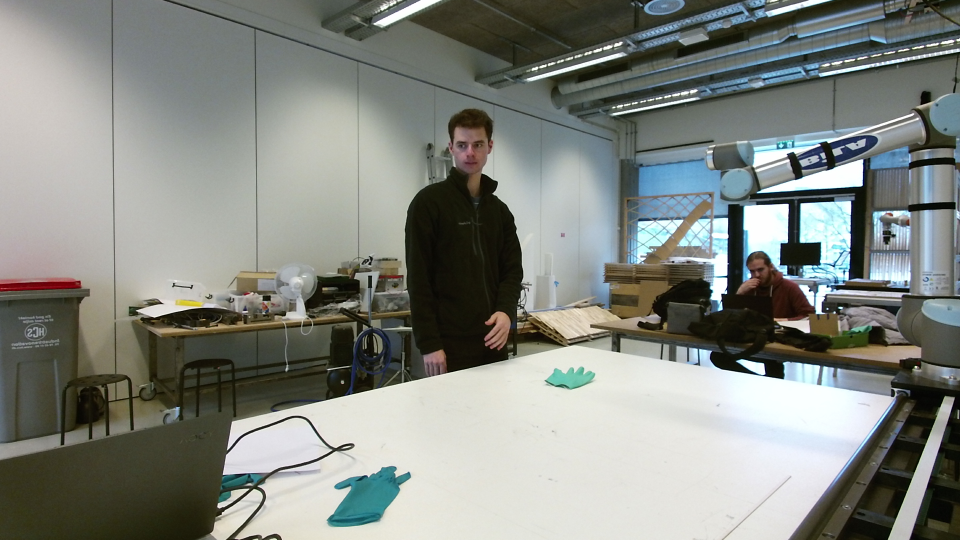
#> input picture Kinect/images/color/1170.png, 1920 x 1080 px (shown at 1/2 size)
$ python -i depth_video.py   (imports and definitions only)
#> lines starting #> are read from the running program, lines starting #| are printed output that depends on the picture
#> further down, picture is the input picture: shape (1080, 1920, 3); mean B, G, R 128.7, 134.8, 131.1
import numpy as np
import cv2
import scipy.ndimage
import skimage.feature as skifeat

LOWER_DEPTH_THRESHOLD = 700
HIGHER_DEPTH_THESHOLD = 2300

HIGHER_Y_CROP = 400
LOWER_Y_CROP = 20
HIGHER_X_CROP = 400
LOWER_X_CROP = 20

def conv2_8bit(img16):
    scaler2_8b = 255/(np.max(img16)+1)
#> scaler2_8b = 0.996
    return np.array(img16*scaler2_8b, np.uint8)


# [28 lines left out: functions conv2_8bit_detailed, fast_median_noise_reduction, erode_dilate_noise_reduction, not called in this run]

def find_human_blob(img16):
    #print("find human")
    params = cv2.SimpleBlobDetector_Params()

    params.filterByColor = True
    params.filterByArea = True
    params.filterByCircularity = False
    params.filterByConvexity = False

    params.minCircularity = 0.1
    params.maxCircularity = 1
    params.minArea = 10000
    params.maxArea = 5000000
    params.blobColor = 255

    detector = cv2.SimpleBlobDetector_create(params)

    rest, img_thresh = cv2.threshold(conv2_8bit(img16), 20,200,cv2.THRESH_BINARY)
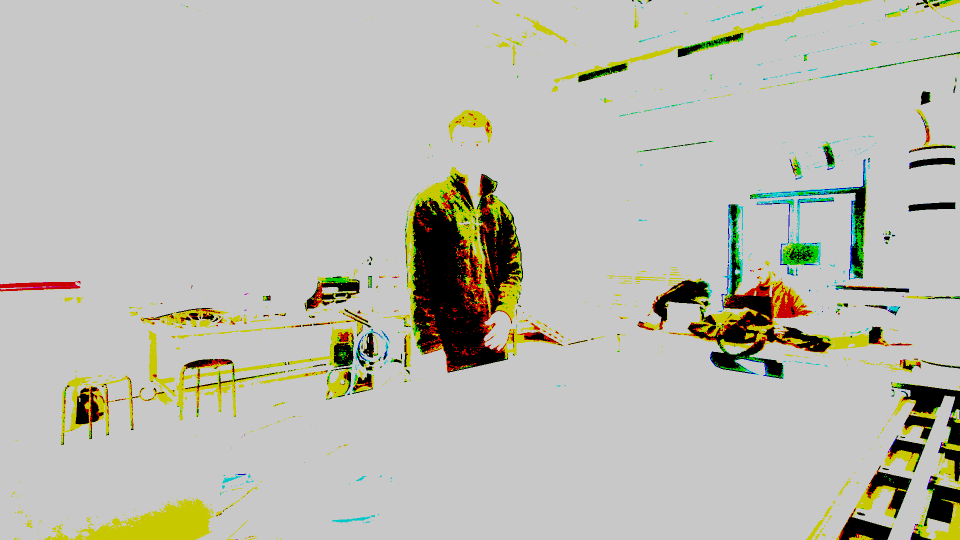
#> img_thresh: shape (1080, 1920, 3) (shown at 1/2 size); mean B, G, R 177.9, 187.5, 187.7
    #cv2.imshow("thres", img_thresh)

    keypoints = detector.detect(img_thresh)
#> keypoints = 1 keypoints; (x, y, size): (954, 537, 1877.3)

    img_with_keypoints = cv2.drawKeypoints(conv2_8bit(img16), keypoints, np.array([]), (0,0,255), cv2.DRAW_MATCHES_FLAGS_DRAW_RICH_KEYPOINTS)
    #cv2.imshow("img with key points", img_with_keypoints)
    if len(keypoints) != 0:
        #print(keypoints[0].pt)
        return keypoints[0].pt
    else:
        return False


def find_hand(img16):
    #print("find hand")
    #find human blob

    human_location = find_human_blob(img16)
#> human_location = (954, 536.6)
    if human_location != False:
        #threshold the image
        rest, img_thresh = cv2.threshold(conv2_8bit(img16), 20,200,cv2.THRESH_BINARY)
        img_thresh = cv2.erode(img_thresh, np.array([[0,1,1,0],[1,1,1,1],[1,1,1,1],[0,1,1,0]], np.uint8))
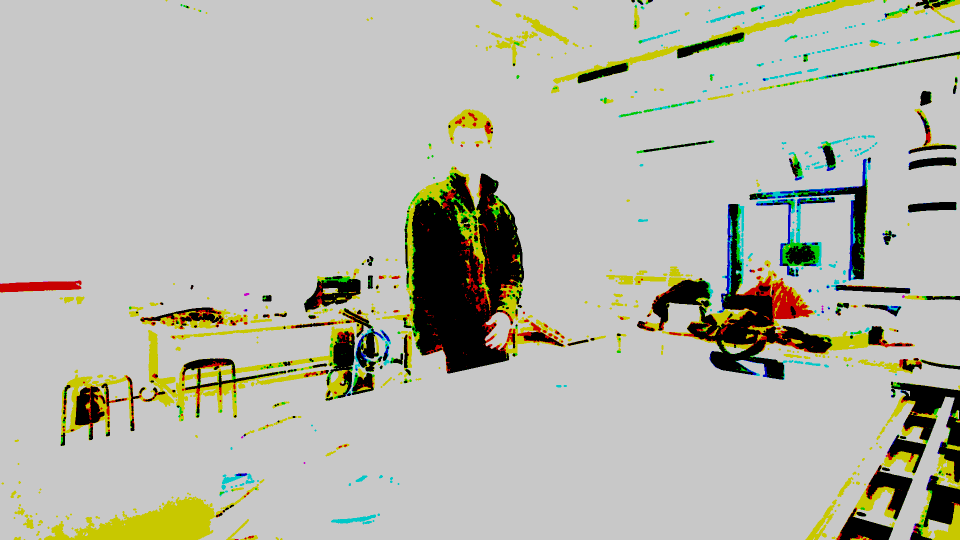
#> img_thresh: shape (1080, 1920, 3) (shown at 1/2 size); mean B, G, R 172, 182.5, 182
        #detect the blobs
        labeled_img = scipy.ndimage.label(img_thresh)

        #find largest blob
        largest_blob = 0
        for l in range(np.max(labeled_img[0])):
            bool_arr = labeled_img[0] == l+1
            current_blob_size = np.sum(bool_arr)
            if current_blob_size > largest_blob:
                largest_blob = current_blob_size
                largest_blob_lable = l+1
#> this loop made 315 passes
#> (current_blob_size, largest_blob) on pass 1: (5555283, 5555283)
#> current_blob_size on passes 2 to 7: 14, 1, 1, 1, 1, 1
#> pass 1, in find_hand, `bool_arr = labeled_img[0] == l+1`:
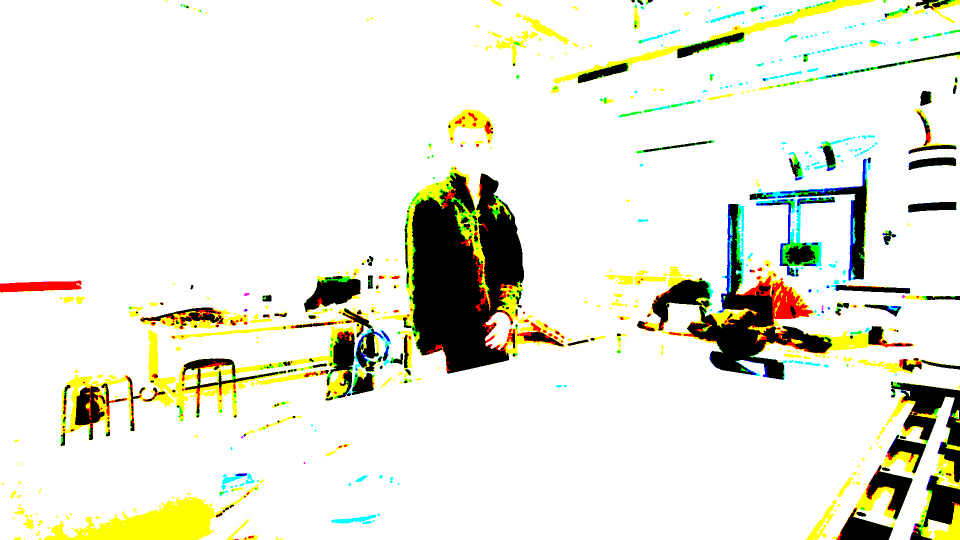
#> bool_arr: shape (1080, 1920, 3) bool (shown at 1/2 size); mean of channels 0, 1, 2 0.86, 0.911, 0.908; drawn as B, G, R
#> after the loop, largest_blob = 5555283; largest_blob_lable = 1

        #create image where only the largest blob is present
        mask = labeled_img[0] == largest_blob_lable
        only_largest_blob = np.zeros_like(img16)
        only_largest_blob[mask] = img16[mask]
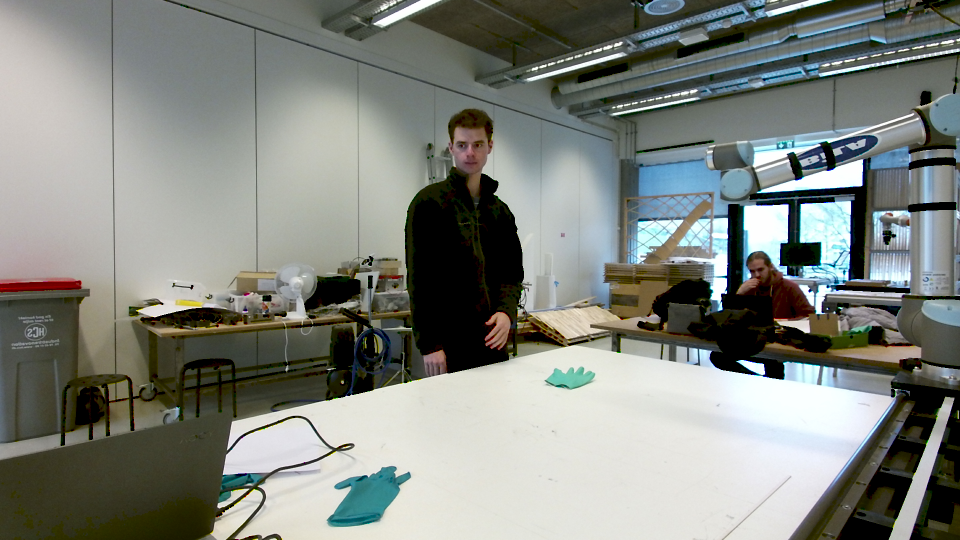
#> only_largest_blob: shape (1080, 1920, 3) (shown at 1/2 size); mean B, G, R 126.2, 132.6, 128.8
        #cv2.imshow("only largest blob",conv2_8bit(only_largest_blob))
        return [None, only_largest_blob, True]
    else:
        return [None, None, False]

#create static backgound
# [101 lines left out: functions create_static_backgound, only_human, extract_HOG, not called in this run]

>>> import cv2
>>> picture = cv2.imread('images/color/1170.png')
>>> result = find_hand(picture)
#> result = 3 items
